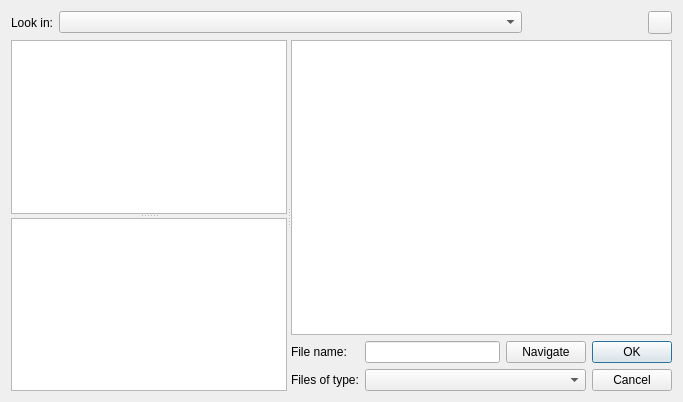
<?xml version="1.0" encoding="UTF-8"?>
<ui version="4.0">
 <class>pqFileDialog</class>
 <widget class="QDialog" name="pqFileDialog">
  <property name="geometry">
   <rect>
    <x>0</x>
    <y>0</y>
    <width>683</width>
    <height>402</height>
   </rect>
  </property>
  <property name="windowTitle">
   <string>Dialog</string>
  </property>
  <layout class="QGridLayout" name="gridLayout">
   <item row="0" column="0">
    <layout class="QHBoxLayout" stretch="0,1,0,0,0,0,0">
     <property name="spacing">
      <number>6</number>
     </property>
     <property name="leftMargin">
      <number>0</number>
     </property>
     <property name="topMargin">
      <number>0</number>
     </property>
     <property name="rightMargin">
      <number>0</number>
     </property>
     <property name="bottomMargin">
      <number>0</number>
     </property>
     <item>
      <widget class="QLabel" name="label_3">
       <property name="text">
        <string>Look in:</string>
       </property>
      </widget>
     </item>
     <item>
      <widget class="QComboBox" name="Parents">
       <property name="sizePolicy">
        <sizepolicy hsizetype="Expanding" vsizetype="Fixed">
         <horstretch>0</horstretch>
         <verstretch>0</verstretch>
        </sizepolicy>
       </property>
      </widget>
     </item>
     <item>
      <widget class="QToolButton" name="NavigateBack">
       <property name="toolTip">
        <string>Navigate Back</string>
       </property>
       <property name="text">
        <string/>
       </property>
       <property name="autoRaise">
        <bool>true</bool>
       </property>
      </widget>
     </item>
     <item>
      <widget class="QToolButton" name="NavigateForward">
       <property name="toolTip">
        <string>Navigate Forward</string>
       </property>
       <property name="text">
        <string/>
       </property>
       <property name="autoRaise">
        <bool>true</bool>
       </property>
      </widget>
     </item>
     <item>
      <widget class="QToolButton" name="NavigateUp">
       <property name="toolTip">
        <string>Navigate Up</string>
       </property>
       <property name="text">
        <string/>
       </property>
       <property name="autoRaise">
        <bool>true</bool>
       </property>
      </widget>
     </item>
     <item>
      <widget class="QToolButton" name="CreateFolder">
       <property name="toolTip">
        <string>Create New Folder</string>
       </property>
       <property name="text">
        <string/>
       </property>
       <property name="autoRaise">
        <bool>true</bool>
       </property>
      </widget>
     </item>
     <item>
      <widget class="QToolButton" name="ShowDetail">
       <property name="toolTip">
        <string>Toggle file details. This may affect performance for large directories on certain file systems.</string>
       </property>
       <property name="text">
        <string/>
       </property>
       <property name="checkable">
        <bool>true</bool>
       </property>
      </widget>
     </item>
    </layout>
   </item>
   <item row="1" column="0">
    <widget class="QSplitter" name="mainSplitter">
     <property name="orientation">
      <enum>Qt::Horizontal</enum>
     </property>
     <widget class="QSplitter" name="splitter">
      <property name="sizePolicy">
       <sizepolicy hsizetype="Preferred" vsizetype="Expanding">
        <horstretch>0</horstretch>
        <verstretch>0</verstretch>
       </sizepolicy>
      </property>
      <property name="orientation">
       <enum>Qt::Vertical</enum>
      </property>
      <widget class="QListView" name="Favorites">
       <property name="sizePolicy">
        <sizepolicy hsizetype="Preferred" vsizetype="Expanding">
         <horstretch>1</horstretch>
         <verstretch>0</verstretch>
        </sizepolicy>
       </property>
       <property name="minimumSize">
        <size>
         <width>100</width>
         <height>0</height>
        </size>
       </property>
       <property name="selectionMode">
        <enum>QAbstractItemView::NoSelection</enum>
       </property>
       <property name="selectionBehavior">
        <enum>QAbstractItemView::SelectRows</enum>
       </property>
      </widget>
      <widget class="QListView" name="Recent">
       <property name="sizePolicy">
        <sizepolicy hsizetype="Preferred" vsizetype="Expanding">
         <horstretch>1</horstretch>
         <verstretch>0</verstretch>
        </sizepolicy>
       </property>
       <property name="minimumSize">
        <size>
         <width>100</width>
         <height>0</height>
        </size>
       </property>
       <property name="selectionMode">
        <enum>QAbstractItemView::NoSelection</enum>
       </property>
       <property name="selectionBehavior">
        <enum>QAbstractItemView::SelectRows</enum>
       </property>
      </widget>
     </widget>
     <widget class="QWidget" name="layoutWidget">
      <layout class="QVBoxLayout" name="verticalLayout">
       <item>
        <widget class="QTreeView" name="Files">
         <property name="sizePolicy">
          <sizepolicy hsizetype="Expanding" vsizetype="Expanding">
           <horstretch>2</horstretch>
           <verstretch>0</verstretch>
          </sizepolicy>
         </property>
        </widget>
       </item>
       <item>
        <layout class="QGridLayout">
         <property name="leftMargin">
          <number>0</number>
         </property>
         <property name="topMargin">
          <number>0</number>
         </property>
         <property name="rightMargin">
          <number>0</number>
         </property>
         <property name="bottomMargin">
          <number>0</number>
         </property>
         <property name="spacing">
          <number>6</number>
         </property>
         <item row="0" column="0">
          <widget class="QLabel" name="label_2">
           <property name="text">
            <string>File name:</string>
           </property>
          </widget>
         </item>
         <item row="0" column="1">
          <widget class="QLineEdit" name="FileName"/>
         </item>
         <item row="1" column="0">
          <widget class="QLabel" name="label">
           <property name="text">
            <string>Files of type:</string>
           </property>
          </widget>
         </item>
         <item row="0" column="3">
          <widget class="QPushButton" name="OK">
           <property name="text">
            <string>OK</string>
           </property>
           <property name="default">
            <bool>true</bool>
           </property>
          </widget>
         </item>
         <item row="1" column="3">
          <widget class="QPushButton" name="Cancel">
           <property name="text">
            <string>Cancel</string>
           </property>
          </widget>
         </item>
         <item row="0" column="2">
          <widget class="QPushButton" name="Navigate">
           <property name="toolTip">
            <string>Go to the selected directory, instead of opening it</string>
           </property>
           <property name="text">
            <string>Navigate</string>
           </property>
          </widget>
         </item>
         <item row="1" column="1" colspan="2">
          <widget class="pqFileComboBox" name="FileType">
           <property name="sizeAdjustPolicy">
            <enum>QComboBox::AdjustToMinimumContentsLength</enum>
           </property>
          </widget>
         </item>
        </layout>
       </item>
      </layout>
     </widget>
    </widget>
   </item>
  </layout>
 </widget>
 <customwidgets>
  <customwidget>
   <class>pqFileComboBox</class>
   <extends>QComboBox</extends>
   <header>pqFileDialog.h</header>
  </customwidget>
 </customwidgets>
 <tabstops>
  <tabstop>FileName</tabstop>
  <tabstop>FileType</tabstop>
  <tabstop>OK</tabstop>
  <tabstop>Cancel</tabstop>
  <tabstop>Parents</tabstop>
  <tabstop>NavigateBack</tabstop>
  <tabstop>NavigateForward</tabstop>
  <tabstop>NavigateUp</tabstop>
  <tabstop>CreateFolder</tabstop>
  <tabstop>Favorites</tabstop>
  <tabstop>Files</tabstop>
 </tabstops>
 <resources/>
 <connections>
  <connection>
   <sender>OK</sender>
   <signal>clicked()</signal>
   <receiver>pqFileDialog</receiver>
   <slot>accept()</slot>
   <hints>
    <hint type="sourcelabel">
     <x>487</x>
     <y>371</y>
    </hint>
    <hint type="destinationlabel">
     <x>60</x>
     <y>368</y>
    </hint>
   </hints>
  </connection>
  <connection>
   <sender>Cancel</sender>
   <signal>clicked()</signal>
   <receiver>pqFileDialog</receiver>
   <slot>reject()</slot>
   <hints>
    <hint type="sourcelabel">
     <x>487</x>
     <y>404</y>
    </hint>
    <hint type="destinationlabel">
     <x>84</x>
     <y>388</y>
    </hint>
   </hints>
  </connection>
 </connections>
</ui>
